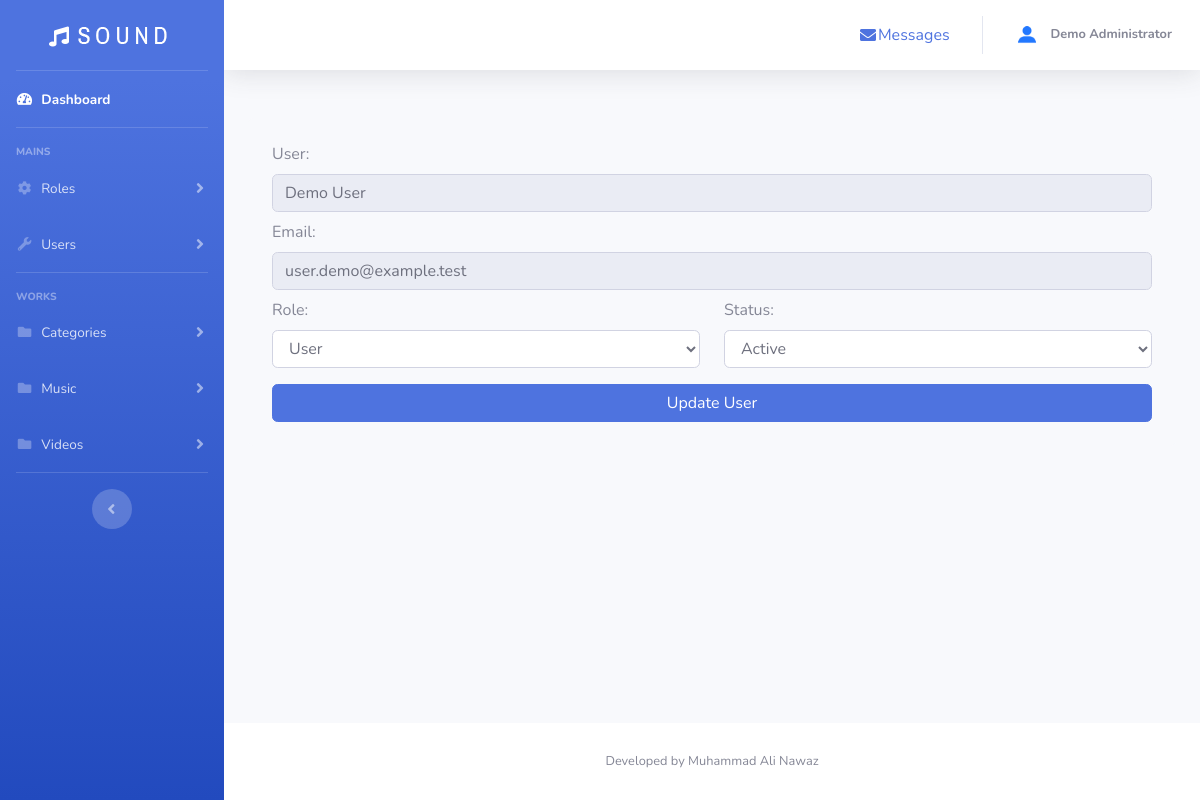
/admin/edit_user.php?user_id=2 (signed in), run on the app's committed database.
### tables this page shows
CREATE TABLE users (
  user_id INT UNSIGNED NOT NULL AUTO_INCREMENT,
  user_name VARCHAR(100) NOT NULL,
  user_phone VARCHAR(30) NOT NULL,
  user_address VARCHAR(255) NOT NULL,
  user_email VARCHAR(254) NOT NULL,
  user_password VARCHAR(255) NOT NULL,
  session_version INT UNSIGNED NOT NULL DEFAULT 1,
  user_image VARCHAR(255) NOT NULL DEFAULT 'vector.jpg',
  role_id INT UNSIGNED NOT NULL,
  account_status ENUM('active','disabled') NOT NULL DEFAULT 'active',
  disabled_at DATETIME NULL,
  last_login_at DATETIME NULL,
  created_at TIMESTAMP NOT NULL DEFAULT CURRENT_TIMESTAMP,
  updated_at TIMESTAMP NOT NULL DEFAULT CURRENT_TIMESTAMP ON UPDATE CURRENT_TIMESTAMP,
  PRIMARY KEY (user_id),
  UNIQUE KEY uq_users_email (user_email),
  KEY idx_users_role (role_id),
  KEY idx_users_status (account_status),
  CONSTRAINT fk_users_role FOREIGN KEY (role_id) REFERENCES roles (role_id)
    ON UPDATE CASCADE ON DELETE RESTRICT
);

### includes/auth.php (called while the page is built, shortened)
<?php
function authenticated_user(mysqli $connection): ?array
{
    $lastActivity = (int) ($_SESSION['last_activity'] ?? 0);
    $userId = filter_var($_SESSION['user_id'], FILTER_VALIDATE_INT, ['options' => ['min_range' => 1]]);
    $user = db_fetch_one(
        $connection,
        "SELECT user_id, user_name, user_email, user_phone, user_address, user_image, role_id, account_status, session_version
         FROM users WHERE user_id = ? LIMIT 1",
        'i',
        [(int) $userId]
    );
    $sessionVersion = filter_var($_SESSION['session_version'] ?? null, FILTER_VALIDATE_INT, ['options' => ['min_range' => 1]]);
    $lastRegeneration = (int) ($_SESSION['session_regenerated_at'] ?? 0);
    return $user;
}
function require_admin(mysqli $connection): array
{
    $user = authenticated_user($connection);
    return $user;
}

### includes/database.php (called while the page is built, shortened)
<?php
function db_statement(mysqli $connection, string $sql, string $types = '', array $params = []): mysqli_stmt
{
    $statement = $connection->prepare($sql);
    if ($types !== '') {
        $bindArguments = [$types];
        foreach ($params as $index => $value) {
            $params[$index] = $value;
            $bindArguments[] = &$params[$index];
        }
        call_user_func_array([$statement, 'bind_param'], $bindArguments);
    }
    $statement->execute();
    return $statement;
}
function db_fetch_one(mysqli $connection, string $sql, string $types = '', array $params = []): ?array
{
    $statement = db_statement($connection, $sql, $types, $params);
    $result = $statement->get_result();
    $row = $result->fetch_assoc() ?: null;
    return $row;
}

### includes/bootstrap.php (called while the page is built, shortened)
<?php
require_once __DIR__ . '/validation.php';
require_once __DIR__ . '/database.php';
require_once __DIR__ . '/auth.php';
function e(mixed $value): string
{
    return htmlspecialchars((string) $value, ENT_QUOTES | ENT_SUBSTITUTE, 'UTF-8');
}

### includes/validation.php (called while the page is built, shortened)
<?php
function request_positive_int(array $source, string $key): int
{
    $raw = $source[$key] ?? null;
    $value = filter_var($raw, FILTER_VALIDATE_INT, ['options' => ['min_range' => 1]]);
    return (int) $value;
}

### admin/edit_user.php (the view, shortened to what this page needs)
<?php
require_once dirname(__DIR__) . '/includes/bootstrap.php';
$current_user = require_admin($conn);
$roles = [ROLE_ADMIN => 'Administrator', ROLE_USER => 'User'];
try {
    $editUserId = request_positive_int($_GET, 'user_id');
    $user = db_fetch_one($conn, 'SELECT user_id, user_name, user_email, role_id, account_status, user_image FROM users WHERE user_id = ? LIMIT 1', 'i', [$editUserId]);
} catch (Throwable $exception) {
    error_log('[One Sound] Edit user error: ' . $exception->getMessage());
    redirect_with_flash('view_user.php', $exception instanceof InvalidArgumentException || $exception instanceof RuntimeException ? $exception->getMessage() : 'Unable to update the user.', 'danger');
}
include 'header.php';
?>
<div class="container-fluid pt-4 px-4"><div class="row g-4"><div class="col-12"><div class="bg-light rounded h-100 p-4"><form class="row" action="edit_user.php?user_id=<?php echo (int) $editUserId; ?>" method="post">
<div class="col-md-12"><label class="form-label" for="display-name">User:</label><input id="display-name" type="text" class="form-control" value="<?php echo e($user['user_name']); ?>" readonly></div>
<div class="col-md-12"><label class="form-label mt-2" for="display-email">Email:</label><input id="display-email" type="email" class="form-control" value="<?php echo e($user['user_email']); ?>" readonly></div>
<div class="col-md-6"><label class="form-label mt-2" for="role_id">Role:</label><select id="role_id" class="form-control" name="role_id" required><?php foreach ($roles as $id => $label): ?><option value="<?php echo $id; ?>" <?php echo $id === (int) $user['role_id'] ? 'selected' : ''; ?>><?php echo e($label); ?></option><?php endforeach; ?></select></div>
<div class="col-md-6"><label class="form-label mt-2" for="account_status">Status:</label><select id="account_status" class="form-control" name="account_status" required><option value="active" <?php echo $user['account_status'] === 'active' ? 'selected' : ''; ?>>Active</option><option value="disabled" <?php echo $user['account_status'] === 'disabled' ? 'selected' : ''; ?>>Disabled</option></select></div>
<div class="col-md-12 mt-3"><button class="btn btn-primary d-block w-100" type="submit">Update User</button></div>
</form></div></div></div></div>
<?php include 'footer.php'; ?>

### admin/header.php (shortened to what this page needs)
<?php
require_once dirname(__DIR__) . '/includes/bootstrap.php';
$current_user = $current_user ?? require_admin($conn);
$user_name = $current_user['user_name'];
$user_image = $current_user['user_image'];
?>
<!DOCTYPE html>
<html lang="en">
<head>
    <link href="vendor/fontawesome-free/css/all.min.css" rel="stylesheet" type="text/css">
    <link href="css/sb-admin-2.min.css" rel="stylesheet">
</head>
<body id="page-top">
    <div id="wrapper">
        <ul class="navbar-nav bg-gradient-primary sidebar sidebar-dark accordion" id="accordionSidebar">
            <a class="sidebar-brand d-flex align-items-center justify-content-center" href="index.php">
                <div class="sidebar-brand-icon">
                <i class="fa fa-music mt-2" style="font-size: 20px;"></i>
                </div>
                <img src="img/logo.png" class="sidebar-brand-text mx-2" alt="One Sound">
            </a>
            <hr class="sidebar-divider my-0">
            <li class="nav-item active">
                <a class="nav-link" href="index.php">
                    <i class="fas fa-fw fa-tachometer-alt"></i>
                    <span>Dashboard</span></a>
            </li>
            <hr class="sidebar-divider">
            <div class="sidebar-heading">
                Mains
            </div>
            <li class="nav-item">
                <a class="nav-link collapsed" href="#" data-toggle="collapse" data-target="#collapseTwo"
                    aria-expanded="true" aria-controls="collapseTwo">
                    <i class="fas fa-fw fa-cog"></i>
                    <span>Roles</span>
                </a>
            </li>
            <li class="nav-item">
                <a class="nav-link collapsed" href="#" data-toggle="collapse" data-target="#collapseUtilities"
                    aria-expanded="true" aria-controls="collapseUtilities">
                    <i class="fas fa-fw fa-wrench"></i>
                    <span>Users</span>
                </a>
            </li>
            <hr class="sidebar-divider">
            <div class="sidebar-heading">
                Works
            </div>
            <li class="nav-item">
                <a class="nav-link collapsed" href="#" data-toggle="collapse" data-target="#collapseCategories"
                    aria-expanded="true" aria-controls="collapseCategories">
                    <i class="fas fa-fw fa-folder"></i>
                    <span>Categories</span>
                </a>
            </li>
            <li class="nav-item">
                <a class="nav-link collapsed" href="#" data-toggle="collapse" data-target="#collapseMusic"
                    aria-expanded="true" aria-controls="collapseMusic">
                    <i class="fas fa-fw fa-folder"></i>
                    <span>Music</span>
                </a>
            </li>
            <li class="nav-item">
                <a class="nav-link collapsed" href="#" data-toggle="collapse" data-target="#collapseVideo"
                    aria-expanded="true" aria-controls="collapseVideo">
                    <i class="fas fa-fw fa-folder"></i>
                    <span>Videos</span>
                </a>
            </li>
            <hr class="sidebar-divider d-none d-md-block">
            <div class="text-center d-none d-md-inline">
                <button class="rounded-circle border-0" id="sidebarToggle"></button>
            </div>
        </ul>
                <div id="content-wrapper" class="d-flex flex-column">
<div id="content">
    <nav class="navbar navbar-expand navbar-light bg-white topbar mb-4 static-top shadow">
        <ul class="navbar-nav ml-auto">
            <li class="nav-item  mx-1">
                <a class="nav-link text-primary" href="message.php" id="messagesDropdown">
                    <i class="fas fa-envelope fa-fw"></i>Messages
                </a>
            </li>
            <li class="nav-item dropdown no-arrow">
                <a class="nav-link dropdown-toggle" href="#" id="userDropdown" role="button"
                    data-toggle="dropdown" aria-haspopup="true" aria-expanded="false">
                    <img class="img-profile rounded-circle mr-2" src="img/profile-img/<?php echo e($user_image); ?>" alt="User Image">
                    <span class="d-none d-lg-inline text-gray-600 small">
                        <b><?php echo e($user_name); ?></b>
                    </span>
                </a>
            </li>
        </ul>
    </nav>

### data on the page
users: user_image (picture), user_name "Demo Administrator"
users: user_name "Demo User", user_email "user.demo@example.test", role_id "User", account_status "Active"
